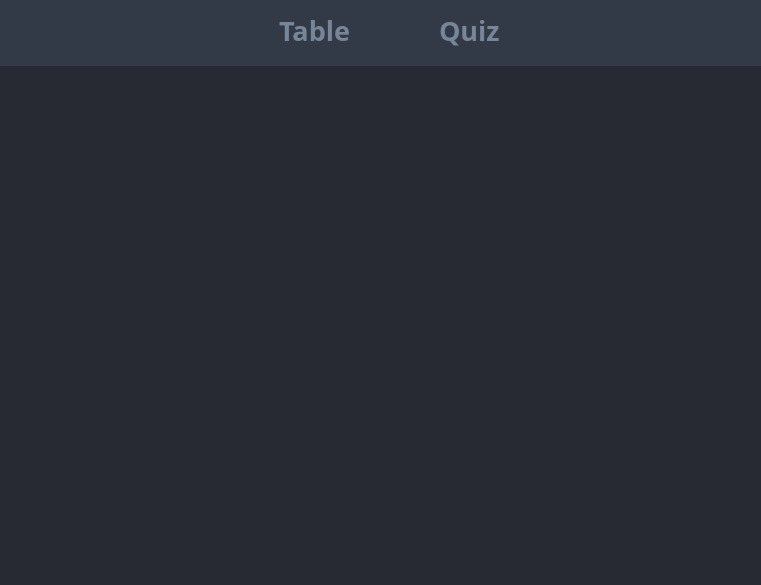
<?xml version="1.0" encoding="UTF-8"?>
<ui version="4.0">
 <class>MainWindow</class>
 <widget class="QMainWindow" name="MainWindow">
  <property name="geometry">
   <rect>
    <x>0</x>
    <y>0</y>
    <width>761</width>
    <height>585</height>
   </rect>
  </property>
  <property name="windowTitle">
   <string>MainMenu</string>
  </property>
  <property name="styleSheet">
   <string notr="true">/*= Style for MainWindow START
  ==================================================== */
	#MainWindow {
		background-color: #313a46;
	}
        /* Change the font and text color of all elements */
        * {
            font-family: 'Roboto Slab', sans-serif; /* Use Roboto Slab font */
            color: #ffffff; /* Set text color to white */
            line-height: 1.4; /* Set the line height */
            }

/*= END
  ==================================================== */

/*= Style for Windows widget START
  ==================================================== */
	#Windows {
                background-color: #282a33;
	}

/*= END
==================================================== */


/*= Style for menu  START
  ==================================================== */
	/* style for widget */
	#Menu {
		background-color: #313a46;
	}

	/* style for QPushButton */
	#Menu QPushButton {
		border:none;
		border-radius: 3px;
		text-align: left;
		padding: 8px 0 8px 15px;
		color: #788596;
	}

	#Menu QPushButton:hover {
		background-color: rgba( 86, 101, 115, 0.5);
	}

	#Menu QPushButton:checked {
		color: #fff;
	}

/*= END
  ==================================================== */</string>
  </property>
  <widget class="QWidget" name="CentralWidget">
   <layout class="QGridLayout" name="gridLayout_4" rowstretch="0,0">
    <property name="leftMargin">
     <number>0</number>
    </property>
    <property name="topMargin">
     <number>0</number>
    </property>
    <property name="rightMargin">
     <number>0</number>
    </property>
    <property name="bottomMargin">
     <number>0</number>
    </property>
    <item row="0" column="0">
     <widget class="QWidget" name="Menu" native="true">
      <property name="sizePolicy">
       <sizepolicy hsizetype="Preferred" vsizetype="Fixed">
        <horstretch>0</horstretch>
        <verstretch>60</verstretch>
       </sizepolicy>
      </property>
      <property name="minimumSize">
       <size>
        <width>0</width>
        <height>60</height>
       </size>
      </property>
      <property name="styleSheet">
       <string notr="true">border-bottom-color: rgb(42, 42, 42);</string>
      </property>
      <layout class="QGridLayout" name="gridLayout" columnstretch="3,2,3,3,4">
       <property name="leftMargin">
        <number>0</number>
       </property>
       <property name="topMargin">
        <number>0</number>
       </property>
       <property name="rightMargin">
        <number>0</number>
       </property>
       <property name="bottomMargin">
        <number>0</number>
       </property>
       <property name="spacing">
        <number>0</number>
       </property>
       <item row="0" column="1">
        <spacer name="horizontalSpacer">
         <property name="orientation">
          <enum>Qt::Horizontal</enum>
         </property>
         <property name="sizeHint" stdset="0">
          <size>
           <width>40</width>
           <height>20</height>
          </size>
         </property>
        </spacer>
       </item>
       <item row="0" column="3">
        <widget class="QPushButton" name="btnQuiz">
         <property name="sizePolicy">
          <sizepolicy hsizetype="Fixed" vsizetype="Fixed">
           <horstretch>0</horstretch>
           <verstretch>0</verstretch>
          </sizepolicy>
         </property>
         <property name="minimumSize">
          <size>
           <width>160</width>
           <height>60</height>
          </size>
         </property>
         <property name="maximumSize">
          <size>
           <width>16777215</width>
           <height>60</height>
          </size>
         </property>
         <property name="font">
          <font>
           <family>Roboto Slab</family>
           <pointsize>20</pointsize>
           <bold>true</bold>
           <underline>false</underline>
          </font>
         </property>
         <property name="text">
          <string>Quiz</string>
         </property>
         <property name="checkable">
          <bool>true</bool>
         </property>
         <property name="autoExclusive">
          <bool>true</bool>
         </property>
         <property name="flat">
          <bool>true</bool>
         </property>
        </widget>
       </item>
       <item row="0" column="4">
        <spacer name="horizontalSpacer_2">
         <property name="orientation">
          <enum>Qt::Horizontal</enum>
         </property>
         <property name="sizeHint" stdset="0">
          <size>
           <width>40</width>
           <height>20</height>
          </size>
         </property>
        </spacer>
       </item>
       <item row="0" column="2">
        <widget class="QPushButton" name="btnTable">
         <property name="sizePolicy">
          <sizepolicy hsizetype="Fixed" vsizetype="Fixed">
           <horstretch>0</horstretch>
           <verstretch>0</verstretch>
          </sizepolicy>
         </property>
         <property name="minimumSize">
          <size>
           <width>160</width>
           <height>60</height>
          </size>
         </property>
         <property name="maximumSize">
          <size>
           <width>16777215</width>
           <height>60</height>
          </size>
         </property>
         <property name="font">
          <font>
           <family>Roboto Slab</family>
           <pointsize>20</pointsize>
           <bold>true</bold>
           <underline>false</underline>
          </font>
         </property>
         <property name="text">
          <string>Table</string>
         </property>
         <property name="checkable">
          <bool>true</bool>
         </property>
         <property name="autoExclusive">
          <bool>true</bool>
         </property>
         <property name="flat">
          <bool>true</bool>
         </property>
        </widget>
       </item>
       <item row="0" column="0">
        <widget class="QFrame" name="frame">
         <property name="sizePolicy">
          <sizepolicy hsizetype="Preferred" vsizetype="Preferred">
           <horstretch>0</horstretch>
           <verstretch>0</verstretch>
          </sizepolicy>
         </property>
         <property name="minimumSize">
          <size>
           <width>175</width>
           <height>0</height>
          </size>
         </property>
         <property name="maximumSize">
          <size>
           <width>175</width>
           <height>11111</height>
          </size>
         </property>
         <property name="frameShape">
          <enum>QFrame::NoFrame</enum>
         </property>
         <property name="frameShadow">
          <enum>QFrame::Plain</enum>
         </property>
        </widget>
       </item>
      </layout>
     </widget>
    </item>
    <item row="1" column="0">
     <widget class="QStackedWidget" name="Windows">
      <property name="lineWidth">
       <number>0</number>
      </property>
      <property name="currentIndex">
       <number>0</number>
      </property>
      <widget class="QWidget" name="page_1">
       <layout class="QGridLayout" name="gridLayout_2">
        <property name="leftMargin">
         <number>0</number>
        </property>
        <property name="topMargin">
         <number>0</number>
        </property>
        <property name="rightMargin">
         <number>0</number>
        </property>
        <property name="bottomMargin">
         <number>0</number>
        </property>
        <property name="spacing">
         <number>0</number>
        </property>
        <item row="0" column="0">
         <widget class="TableSection" name="TableSection" native="true"/>
        </item>
       </layout>
      </widget>
      <widget class="QWidget" name="page_3">
       <layout class="QGridLayout" name="gridLayout_3">
        <property name="leftMargin">
         <number>0</number>
        </property>
        <property name="topMargin">
         <number>0</number>
        </property>
        <property name="rightMargin">
         <number>0</number>
        </property>
        <property name="bottomMargin">
         <number>0</number>
        </property>
        <property name="spacing">
         <number>0</number>
        </property>
        <item row="0" column="0">
         <widget class="QuizSection" name="QuizSection" native="true"/>
        </item>
       </layout>
      </widget>
     </widget>
    </item>
   </layout>
  </widget>
 </widget>
 <customwidgets>
  <customwidget>
   <class>TableSection</class>
   <extends>QWidget</extends>
   <header>tablesection.h</header>
   <container>1</container>
  </customwidget>
  <customwidget>
   <class>QuizSection</class>
   <extends>QWidget</extends>
   <header>quizsection.h</header>
   <container>1</container>
  </customwidget>
 </customwidgets>
 <resources/>
 <connections/>
</ui>
